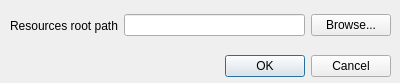
<?xml version="1.0" encoding="UTF-8"?>
<ui version="4.0">
 <class>DlgOptions</class>
 <widget class="QDialog" name="DlgOptions">
  <property name="geometry">
   <rect>
    <x>0</x>
    <y>0</y>
    <width>400</width>
    <height>83</height>
   </rect>
  </property>
  <property name="windowTitle">
   <string>Dialog</string>
  </property>
  <widget class="QDialogButtonBox" name="buttonBox">
   <property name="geometry">
    <rect>
     <x>10</x>
     <y>50</y>
     <width>381</width>
     <height>32</height>
    </rect>
   </property>
   <property name="orientation">
    <enum>Qt::Horizontal</enum>
   </property>
   <property name="standardButtons">
    <set>QDialogButtonBox::Cancel|QDialogButtonBox::Ok</set>
   </property>
  </widget>
  <widget class="QWidget" name="horizontalLayoutWidget">
   <property name="geometry">
    <rect>
     <x>10</x>
     <y>10</y>
     <width>381</width>
     <height>31</height>
    </rect>
   </property>
   <layout class="QHBoxLayout" name="horizontalLayout">
    <item>
     <widget class="QLabel" name="label">
      <property name="text">
       <string>Resources root path</string>
      </property>
     </widget>
    </item>
    <item>
     <widget class="QLineEdit" name="leResourceRoot">
      <property name="readOnly">
       <bool>true</bool>
      </property>
     </widget>
    </item>
    <item>
     <widget class="QPushButton" name="btnResourceBrowse">
      <property name="text">
       <string>Browse...</string>
      </property>
     </widget>
    </item>
   </layout>
  </widget>
 </widget>
 <resources/>
 <connections>
  <connection>
   <sender>buttonBox</sender>
   <signal>accepted()</signal>
   <receiver>DlgOptions</receiver>
   <slot>accept()</slot>
   <hints>
    <hint type="sourcelabel">
     <x>248</x>
     <y>254</y>
    </hint>
    <hint type="destinationlabel">
     <x>157</x>
     <y>274</y>
    </hint>
   </hints>
  </connection>
  <connection>
   <sender>buttonBox</sender>
   <signal>rejected()</signal>
   <receiver>DlgOptions</receiver>
   <slot>reject()</slot>
   <hints>
    <hint type="sourcelabel">
     <x>316</x>
     <y>260</y>
    </hint>
    <hint type="destinationlabel">
     <x>286</x>
     <y>274</y>
    </hint>
   </hints>
  </connection>
 </connections>
</ui>
